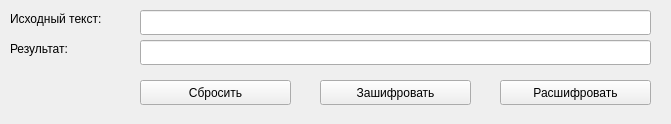
<?xml version="1.0" encoding="UTF-8"?>
<ui version="4.0">
 <class>MainWindow</class>
 <widget class="QMainWindow" name="MainWindow">
  <property name="geometry">
   <rect>
    <x>0</x>
    <y>0</y>
    <width>671</width>
    <height>124</height>
   </rect>
  </property>
  <property name="windowTitle">
   <string>Шифратор</string>
  </property>
  <widget class="QWidget" name="centralwidget">
   <widget class="QLabel" name="label">
    <property name="geometry">
     <rect>
      <x>10</x>
      <y>10</y>
      <width>121</width>
      <height>17</height>
     </rect>
    </property>
    <property name="text">
     <string>Исходный текст:</string>
    </property>
   </widget>
   <widget class="QLabel" name="label_2">
    <property name="geometry">
     <rect>
      <x>10</x>
      <y>40</y>
      <width>121</width>
      <height>17</height>
     </rect>
    </property>
    <property name="text">
     <string>Результат:</string>
    </property>
   </widget>
   <widget class="QLineEdit" name="lineEdit">
    <property name="geometry">
     <rect>
      <x>140</x>
      <y>10</y>
      <width>511</width>
      <height>25</height>
     </rect>
    </property>
   </widget>
   <widget class="QLineEdit" name="lineEdit_2">
    <property name="geometry">
     <rect>
      <x>140</x>
      <y>40</y>
      <width>511</width>
      <height>25</height>
     </rect>
    </property>
    <property name="readOnly">
     <bool>true</bool>
    </property>
   </widget>
   <widget class="QPushButton" name="pushButton">
    <property name="geometry">
     <rect>
      <x>320</x>
      <y>80</y>
      <width>151</width>
      <height>25</height>
     </rect>
    </property>
    <property name="cursor">
     <cursorShape>PointingHandCursor</cursorShape>
    </property>
    <property name="text">
     <string>Зашифровать</string>
    </property>
   </widget>
   <widget class="QPushButton" name="pushButton_2">
    <property name="geometry">
     <rect>
      <x>500</x>
      <y>80</y>
      <width>151</width>
      <height>25</height>
     </rect>
    </property>
    <property name="cursor">
     <cursorShape>PointingHandCursor</cursorShape>
    </property>
    <property name="text">
     <string>Расшифровать</string>
    </property>
   </widget>
   <widget class="QPushButton" name="pushButton_3">
    <property name="geometry">
     <rect>
      <x>140</x>
      <y>80</y>
      <width>151</width>
      <height>25</height>
     </rect>
    </property>
    <property name="cursor">
     <cursorShape>PointingHandCursor</cursorShape>
    </property>
    <property name="text">
     <string>Сбросить</string>
    </property>
   </widget>
  </widget>
 </widget>
 <resources/>
 <connections/>
</ui>
